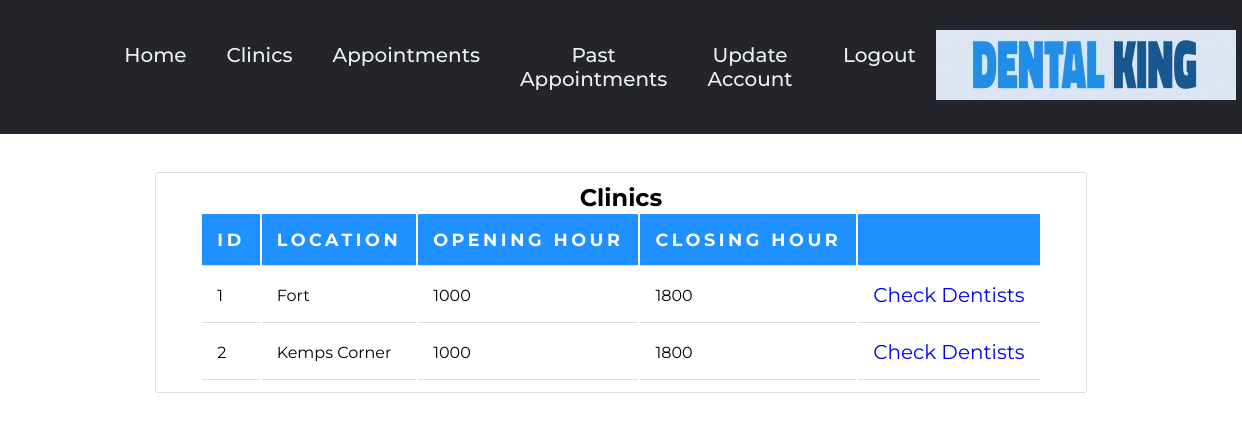
The app's page /clinics.php (signed in), older data.
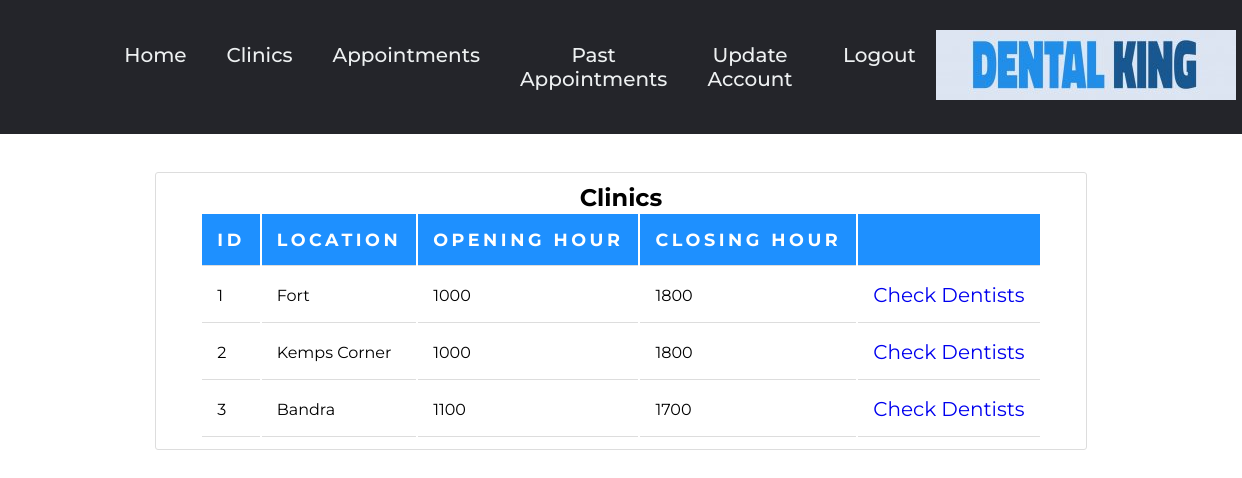
The same page, newer data.
### tables this page shows
CREATE TABLE `clinic` (
  `clinic_id` int(10) NOT NULL,
  `location` varchar(32) NOT NULL,
  `open_hr` varchar(4) NOT NULL DEFAULT '1000',
  `close_hr` varchar(4) NOT NULL DEFAULT '1800'
);

### clinics.php (the view, shortened to what this page needs)
<?php
$db=mysqli_connect('localhost','root','','dcms') or die("could not connect to database");
?>
<!DOCTYPE HTML>
<html>
    <head><title>Clinics</title>
    <link rel="stylesheet" href="styles.css">
    <link href="style10.css"type="text/css"rel="stylesheet"/>
</head>
<body>
  <center>
  <?php require_once("header.php");?>
    <div class="content-section" style="width:75%">
        <h2>Clinics</h2>
        <?php
        $query = "SELECT * FROM clinic";
        $res = mysqli_query($db, $query);
        if(mysqli_num_rows($res) > 0)
        {
            echo "<table><tr><th>ID</th><th>Location</th><th>Opening Hour</th><th>Closing Hour</th><th></th></tr>";
            while($row = mysqli_fetch_assoc($res))
            {
                $id = $row['clinic_id'];
                $link = "dentists.php?location=".$id."";
                $cl ="spllink";
                echo "<tr><td>".$id."</td><td>".$row['location']."</td><td>".$row['open_hr']."</td><td>".$row['close_hr']."</td><td><a class='nav__links' href='".$link."' class='".$cl."'>Check Dentists</a></td></tr>";
            }
        }
        else
        echo "<h3>No clinics available</h3>";
        ?>
        </table>
    </div>
    </center>
</body>
</html>

### header.php (shortened to what this page needs)
<header>
    <a class="logo" href="index.php"><img src="images/logo.jpg" alt="logo"></a>
    <nav>
    <ul class="nav__links">
    <li><a href="index.php">Home</a></li>
	<?php if(isset($_SESSION['username']) ){
        if($_SESSION['role'] == 'admin')
        {
            echo "<li><a href='addclinic.php'>Add Clinic</a></li>";
            echo "<li><a href='adddentist.php'>Add Dentist</a></li>";
        }
        else {
        if($_SESSION['role'] == 'patient')
        {
            echo "<li><a href='clinics.php'>Clinics </a></li>";
        }
    ?>
    <li><a href="appointments.php">Appointments</a></li>
    <li><a href="pastappointments.php">Past Appointments</a></li>
    <?php if($_SESSION['role'] == 'patient'){
        echo "<li><a href='updateaccount.php'>Update Account</a></li>";
    }}}?>
    <li><a href="index.php?logout='1'">Logout</a> </li>
                </ul>
            </nav>
        </header>
  <br><br>

### styles.css (style rules this page uses)
* { box-sizing: border-box; margin: 0; padding: 0; text-decoration:none; }
header { display: flex; justify-content: space-between; align-items: center; padding: 30px 10%; background-color: #24252a; }
.logo { cursor: pointer; order: 3; margin-left: auto; }
nav { order: 1; }
.nav__links a, .cta, .overlay__content a { font-family: "Montserrat", sans-serif; font-weight: 500; color: #edf0f1; text-decoration: none; }
.nav__links { list-style: none; display: flex; font-size: 20px; text-decoration:none; }
.nav__links li { padding: 0px 20px; }
.nav__links li:nth-child(1) { padding: 0 20px 0 0; }
.nav__links li a { transition: all 0.3s ease 0s; }
th, td { padding: 15px; text-align: left; text-decoration:none; border-bottom: 1px solid #ddd; }
th { background-color: dodgerblue; color: white; }

### style10.css (style rules this page uses)
* { margin: 0; padding: 0; box-sizing: border-box; font-family: 'Lucida Sans', 'Lucida Sans Regular', 'Lucida Grande', 'Lucida Sans Unicode', Geneva, Verdana, sans-serif ; font-family: "Montserrat", sans-serif; }
.content-section { background: #ffffff; padding: 10px 20px; border: 1px solid #dddddd; border-radius: 3px; margin-bottom: 20px; }
th, td { padding: 15px; text-align: left; font-family: "Montserrat", sans-serif; border-bottom: 1px solid #ddd; }
th { font-family: "Montserrat", sans-serif; font-size: 1.1rem; text-transform: uppercase; color: white; letter-spacing: .2em; background-color: dodgerblue ; }

### clinics.php (style rules this page uses)
th, td { padding: 15px; text-align: left; border-bottom: 1px solid #ddd; }
th { background-color: dodgerblue; color: white; }

Row changes from the older to the newer data that the page shows:
added clinic: clinic_id "3", location "Bandra", open_hr "1100", close_hr "1700"
